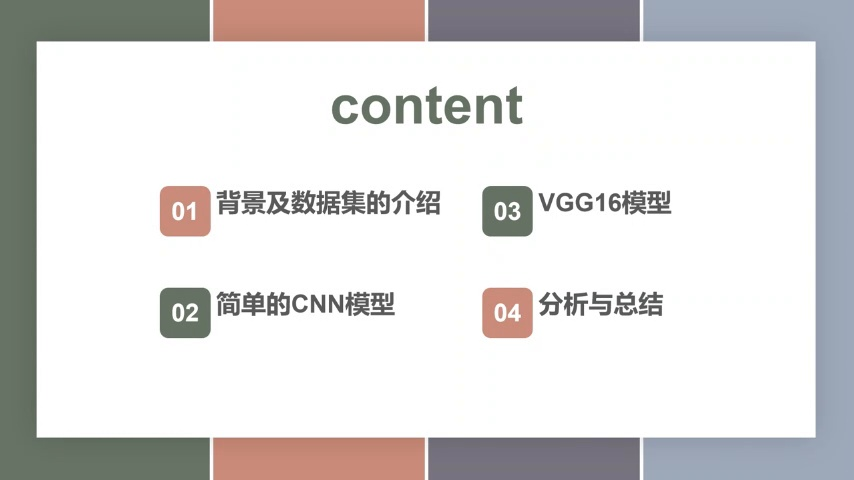
#> input picture log/video_044/slide_001_149.jpg, 854 x 480 px; its folder holds 4 pictures in this run
$ python full_content_slide.py
#> lines starting #> are read from the running program, lines starting #| are printed output that depends on the picture
import cv2
import numpy as np
import os
from skimage.metrics import structural_similarity as ssim
import shutil
from glob import glob

def is_incremental_image(imgA, imgB, ssim_threshold=0.5, diff_threshold=0.01):
    # 灰度化处理
    grayA = cv2.cvtColor(imgA, cv2.COLOR_BGR2GRAY)
    grayB = cv2.cvtColor(imgB, cv2.COLOR_BGR2GRAY)

    # ORB 特征提取
    orb = cv2.ORB_create(5000)
    kp1, des1 = orb.detectAndCompute(grayA, None)
    kp2, des2 = orb.detectAndCompute(grayB, None)

    # Hamming距离匹配
    bf = cv2.BFMatcher(cv2.NORM_HAMMING)
    matches = bf.knnMatch(des1, des2, k=2)

    # Lowe's ratio test 过滤错误匹配
    good = []
    for m, n in matches:
        if m.distance < 0.75 * n.distance:
            good.append(m)

    if len(good) < 10:
        return False  # 匹配点太少

    # 提取匹配点坐标
    src_pts = np.float32([kp1[m.queryIdx].pt for m in good]).reshape(-1, 1, 2)
    dst_pts = np.float32([kp2[m.trainIdx].pt for m in good]).reshape(-1, 1, 2)

    # 计算单应性矩阵
    H, mask = cv2.findHomography(src_pts, dst_pts, cv2.RANSAC, 5.0)
    if H is None:
        return False

    # 将图A配准到图B坐标系
    warpedA = cv2.warpPerspective(grayA, H, (grayB.shape[1], grayB.shape[0]))

    # 计算结构相似性差异图
    score, diff = ssim(warpedA, grayB, full=True)
    diff_area = np.sum((diff < 0.5).astype(np.uint8)) / diff.size

    # 判断是否为“增量图片”
    return score > ssim_threshold and diff_area > diff_threshold


def incremental_filter(image_folder, output_folder):
    os.makedirs(output_folder, exist_ok=True)
    image_paths = sorted(glob(os.path.join(image_folder, "*.*")))  # 支持任意格式

    if not image_paths:
        print("❌ No images found in folder:", image_folder)
        return

    keep_images = [image_paths[0]]  # 默认保留第一张

    for i in range(1, len(image_paths)):
        prev = cv2.imread(keep_images[-1])
#> prev is the input picture: shape (480, 854, 3); mean B, G, R 217.6, 218.1, 219.6
        curr = cv2.imread(image_paths[i])
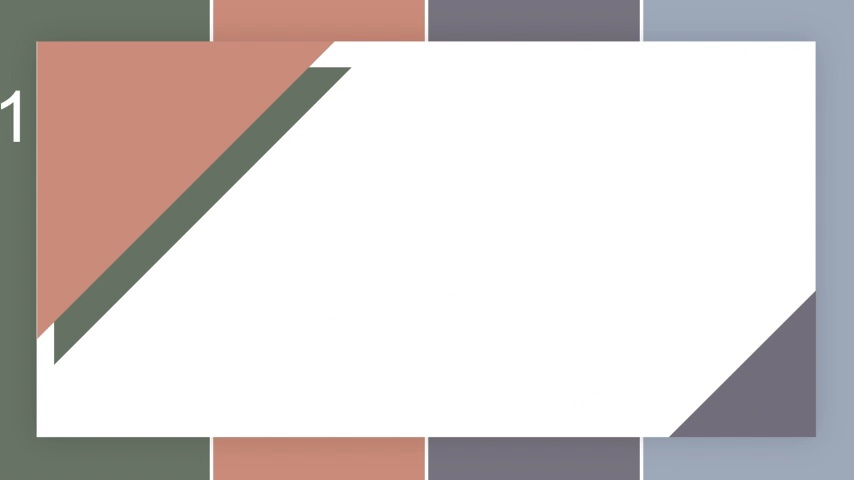
#> input picture log/video_044/slide_002_322.jpg, 854 x 480 px
#> curr is the input picture: shape (480, 854, 3); mean B, G, R 203, 204.9, 212.5

        if is_incremental_image(prev, curr):
#> in is_incremental_image, `grayA = cv2.cvtColor(imgA, cv2.COLOR_BGR2GRAY)`:
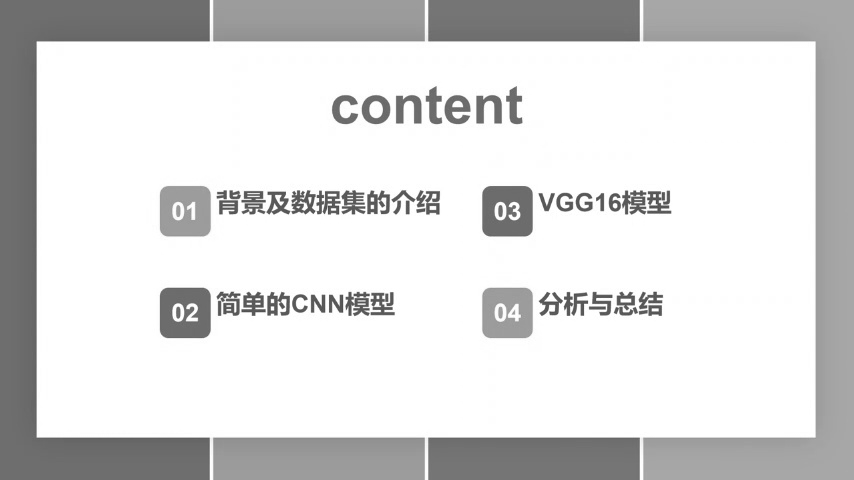
#> grayA: shape (480, 854); min 73, max 255, mean 218.5
#> in is_incremental_image, `grayB = cv2.cvtColor(imgB, cv2.COLOR_BGR2GRAY)`:
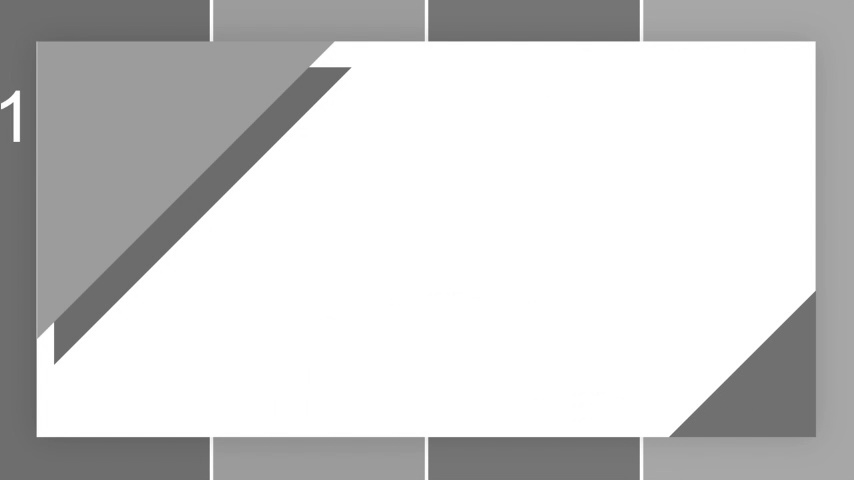
#> grayB: shape (480, 854); min 96, max 255, mean 207
#> in is_incremental_image, `kp1, des1 = orb.detectAndCompute(grayA, None)`: kp1 = 4103 keypoints; strongest (x, y, size): (354, 309, 31), (338, 197, 31), (232, 304, 31), (224, 304, 31)
#> in is_incremental_image, `kp2, des2 = orb.detectAndCompute(grayB, None)`: kp2 = 65 keypoints; strongest (x, y, size): (208, 438, 37.2), (638, 438, 31), (429, 438, 31), (55, 362, 31)
#> in is_incremental_image, `matches = bf.knnMatch(des1, des2, k=2)`: matches = 4103 matches
#> after the loop in is_incremental_image, `for m, n in matches:`: good = 9 matches
            keep_images.append(image_paths[i])
#> pass 2 of the loop in incremental_filter, `for i in range(1, len(image_paths)):`:
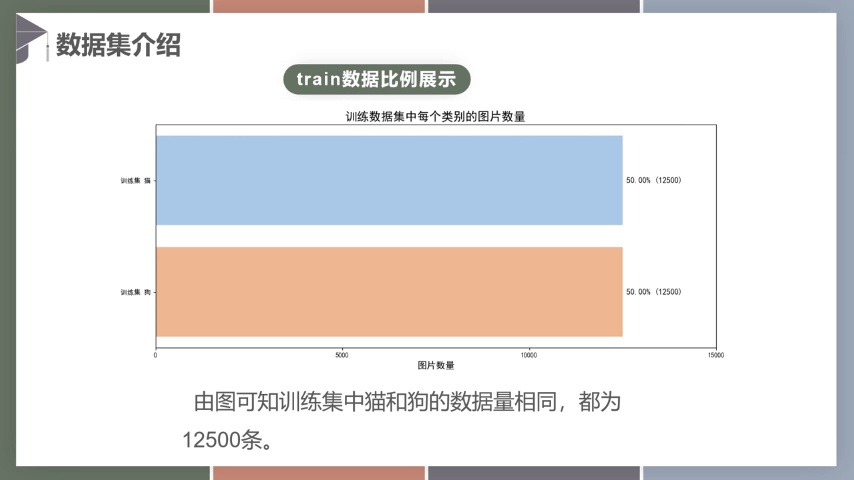
#> input picture log/video_044/slide_008_1843.jpg, 854 x 480 px
#> in incremental_filter, curr is the input picture: shape (480, 854, 3); mean B, G, R 224.4, 225.3, 227.8
#> in is_incremental_image (call 2), `grayB = cv2.cvtColor(imgB, cv2.COLOR_BGR2GRAY)`:
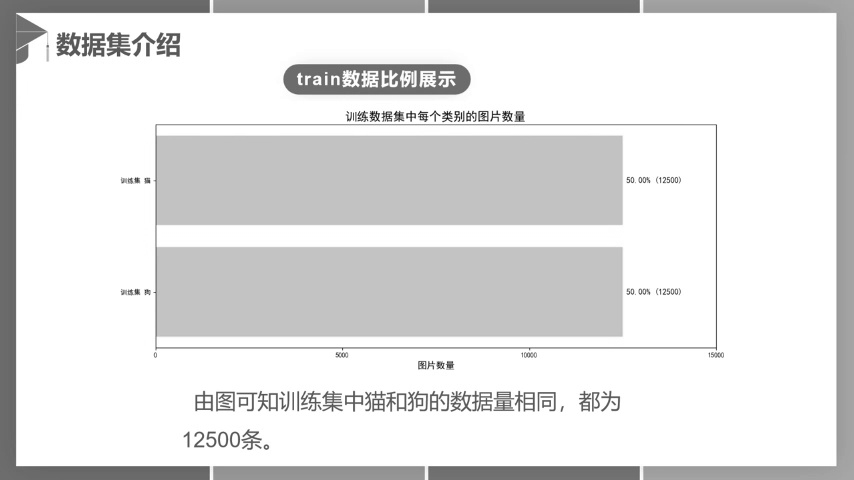
#> grayB: shape (480, 854); min 1, max 255, mean 225.9
#> kp2 = 3457 keypoints; strongest (x, y, size): (494, 117, 31), (492, 115, 31), (588, 402, 31), (424, 396, 31)
#> after the loop in is_incremental_image (call 2), `for m, n in matches:`: good = 236 matches
#> src_pts = 236 rows, first 8: [309, 191], [347, 191], [626, 191], [320, 192], [326, 192], [338, 192], [427, 192], [311, 193]
#> dst_pts = 236 rows, first 8: [74, 33], [112, 33], [112, 33], [85, 34], [91, 34], [103, 34], [167, 34], [76, 35]
#> H = [[2.88, -0.305, -654.2], [0.274, 2.48, -482.7], [0.00613, -0.00271, 1]]; mask = 236 values, max 1 at index 0, min 0 at index 2, mean 0.47
#> in is_incremental_image (call 2), `score, diff = ssim(warpedA, grayB, full=True)`:
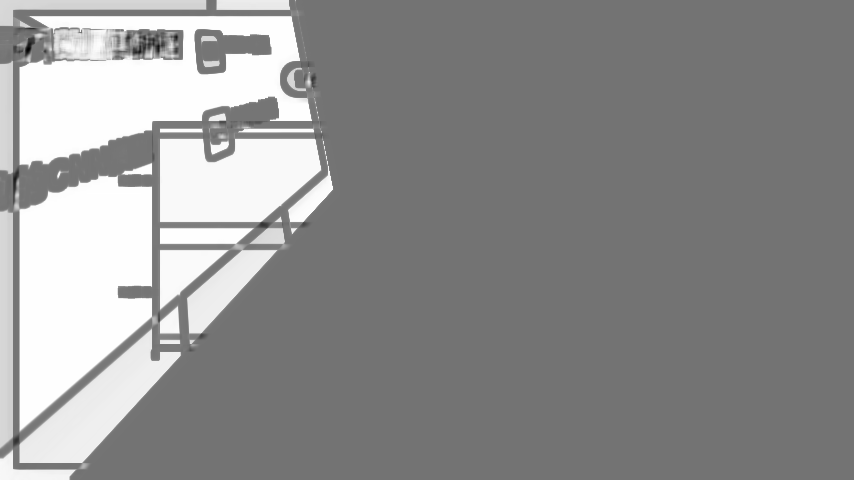
#> diff: shape (480, 854) float64; min -0.829, max 1, mean 0.202; drawn with min black and max white
#> score = 0.202
#> diff_area = 0.79
#> pass 3 of the loop in incremental_filter, `for i in range(1, len(image_paths)):`:
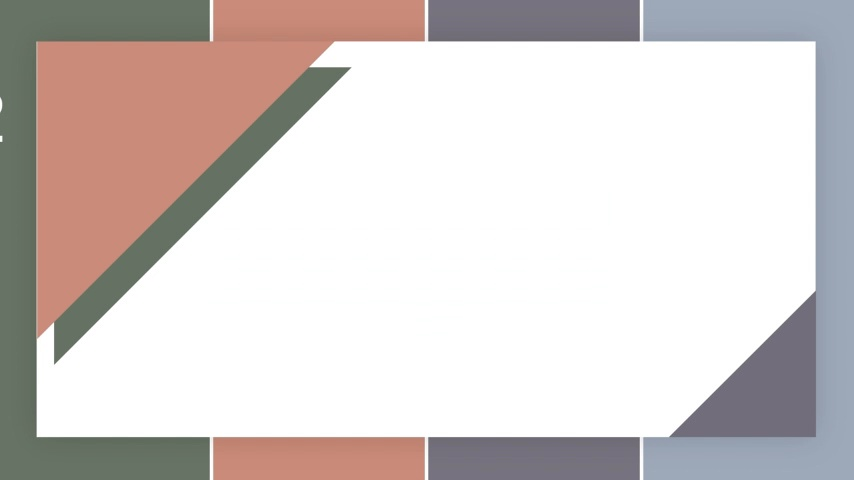
#> input picture log/video_044/slide_009_2002.jpg, 854 x 480 px
#> in incremental_filter, curr is the input picture: shape (480, 854, 3); mean B, G, R 202.9, 204.8, 212.3
#> in is_incremental_image (call 3), `grayB = cv2.cvtColor(imgB, cv2.COLOR_BGR2GRAY)`:
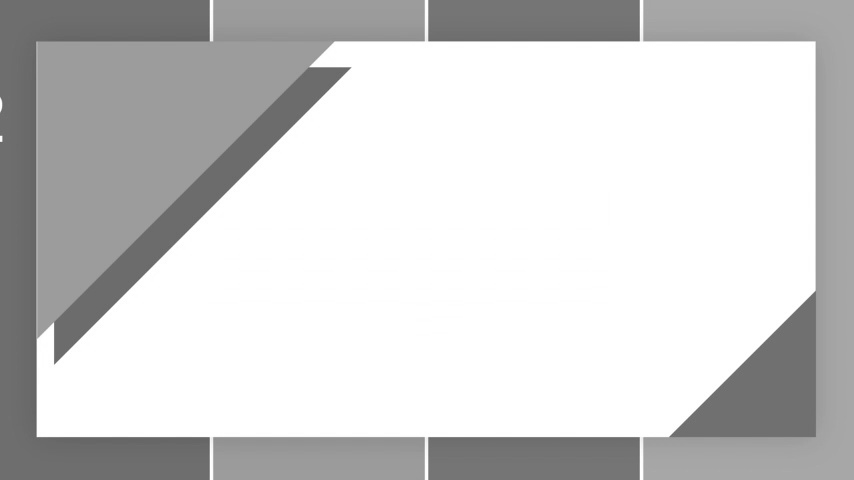
#> grayB: shape (480, 854); min 98, max 255, mean 206.8
#> kp2 = 63 keypoints; strongest (x, y, size): (208, 438, 37.2), (638, 438, 31), (55, 362, 31), (429, 438, 31)
#> after the loop in is_incremental_image (call 3), `for m, n in matches:`: good = 44 matches
#> src_pts = 44 rows, first 8: [423, 40], [429, 40], [638, 40], [644, 40], [814, 42], [207.6, 39.6], [644.4, 39.6], [207.6, 438]
#> dst_pts = 44 rows, first 8: [423, 40], [429, 40], [638, 40], [644, 40], [814, 42], [429, 438], [644.4, 39.6], [429, 40]
#> H = [[4.21, -1.33, -156.3], [0.0451, 26, -910.6], [0.00081, 0.0592, 1]]; mask = 44 values, max 1 at index 0, min 0 at index 4, mean 0.273
#> in is_incremental_image (call 3), `score, diff = ssim(warpedA, grayB, full=True)`:
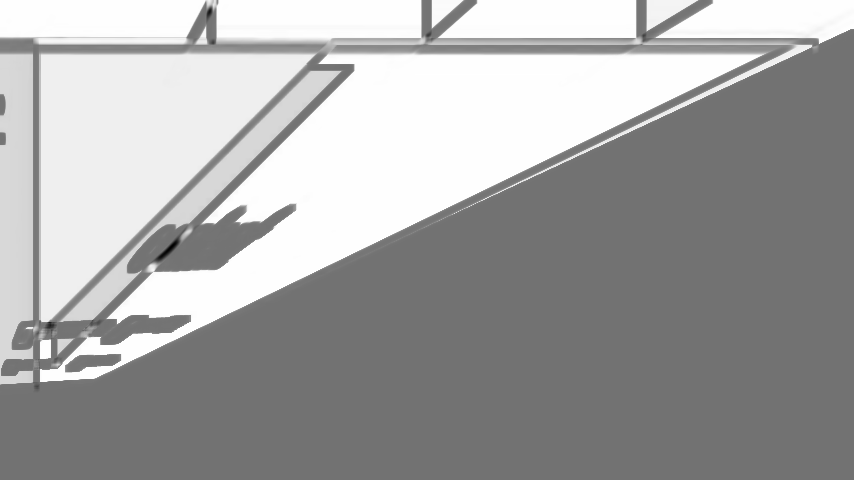
#> diff: shape (480, 854) float64; min -0.811, max 1, mean 0.361; drawn with min black and max white
#> score = 0.36
#> diff_area = 0.621

    # 拷贝保留图像到输出文件夹
    for img in keep_images:
        shutil.copy(img, os.path.join(output_folder, os.path.basename(img)))
#> this loop made 1 pass

    print(f"✅ 共保留 {len(keep_images)} 张图像，保存到：{output_folder}")
#| ✅ 共保留 1 张图像，保存到：E:\python\python_study\SliTraNet_myfork\log\video_044_new

# 示例调用：请根据你自己的路径修改下面两行
incremental_filter(
    image_folder=r"E:\python\python_study\SliTraNet_myfork\log\video_044",
    output_folder=r"E:\python\python_study\SliTraNet_myfork\log\video_044_new"
)
